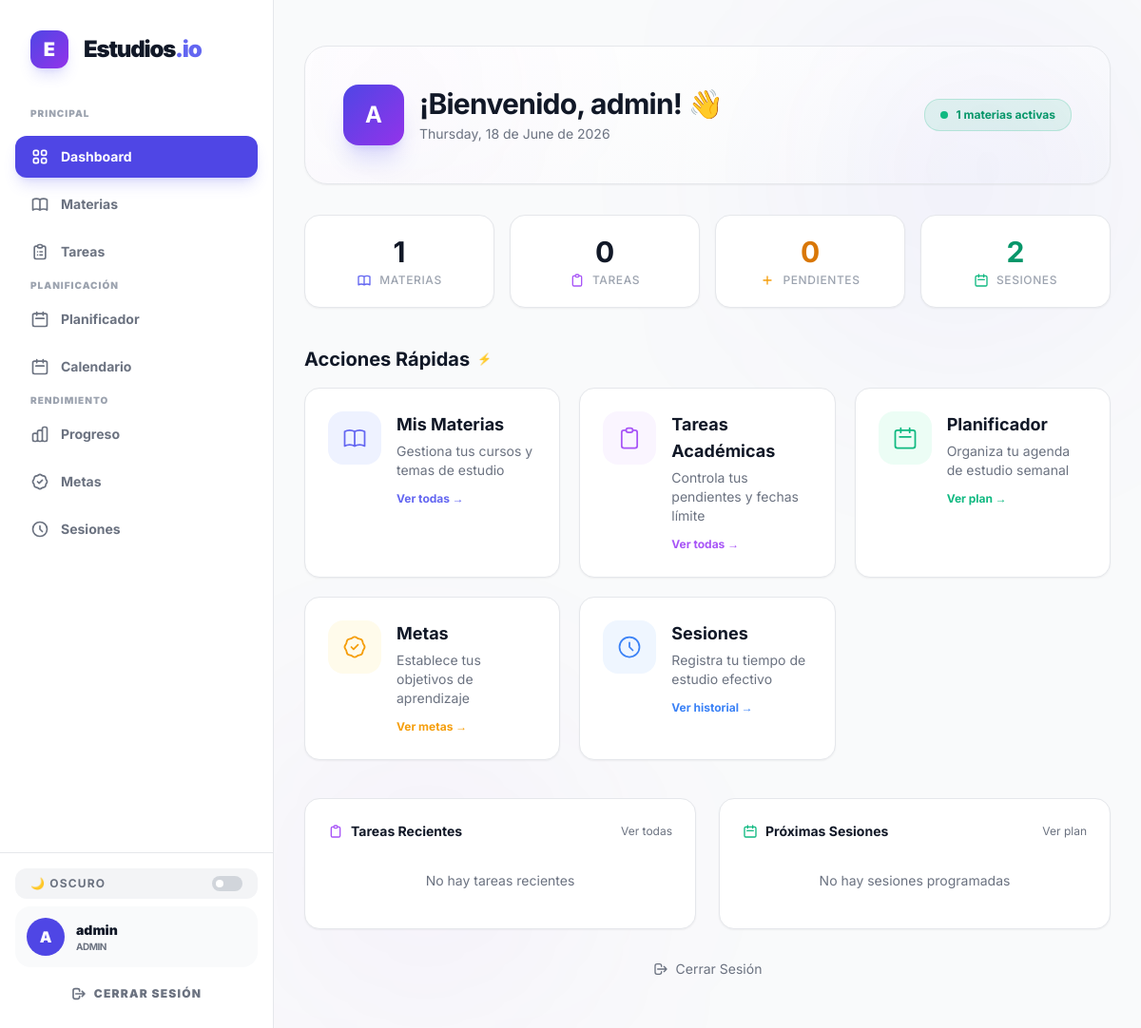
The page /dashboard (signed in) on the database as committed earlier.
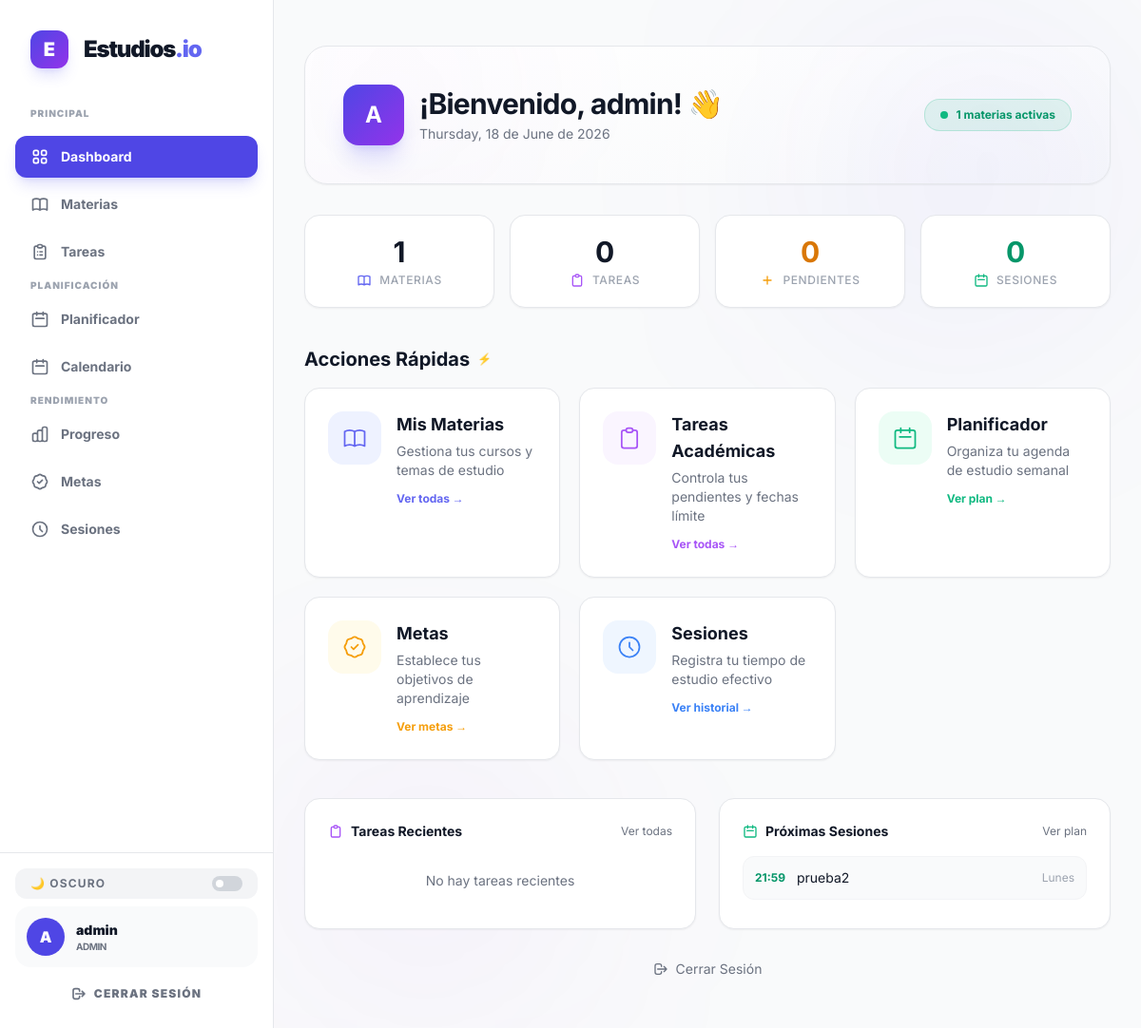
The same page on the database as committed later.
### app/models/study.py (models this page shows)
class Schedule(db.Model):
    __tablename__ = "schedules"
    id = db.Column(db.Integer, primary_key=True)
    day_of_week = db.Column(db.Integer, nullable=False) # 0=Monday, 6=Sunday
    start_time = db.Column(db.Time, nullable=False)
    end_time = db.Column(db.Time, nullable=False)
    subject_id = db.Column(db.Integer, db.ForeignKey('subjects.id'), nullable=False)
    user_id = db.Column(db.Integer, db.ForeignKey('users.id'), nullable=False)
    subject = db.relationship('Subject', backref=db.backref('schedules', lazy=True))
    user = db.relationship('User', backref=db.backref('schedules', lazy=True))

class Subject(db.Model):
    __tablename__ = "subjects"
    id = db.Column(db.Integer, primary_key=True)
    name = db.Column(db.String(100), nullable=False)
    description = db.Column(db.Text, nullable=True)
    category = db.Column(db.String(50), nullable=True) # ej: Programación, Inglés, etc.
    user_id = db.Column(db.Integer, db.ForeignKey('users.id'), nullable=False)
    tasks = db.relationship('Task', backref='subject', lazy=True, cascade="all, delete-orphan")
    topics = db.relationship('Topic', backref='subject', lazy=True, cascade="all, delete-orphan")

### app/api/main.py (the view)
@main_bp.route('/dashboard')
@login_required
def inicio():
    total_subjects = Subject.query.filter_by(user_id=current_user.id).count()
    total_tasks = Task.query.join(Subject).filter(Subject.user_id == current_user.id).count()
    pending_tasks = Task.query.join(Subject).filter(Subject.user_id == current_user.id, Task.status != 'completed').count()
    total_sessions = StudySession.query.filter_by(user_id=current_user.id).count()
    recent_tasks = Task.query.join(Subject).filter(Subject.user_id == current_user.id).order_by(Task.created_at.desc()).limit(5).all()
    upcoming_sessions = Schedule.query.filter_by(user_id=current_user.id).limit(5).all()
    days_names = ['Lunes', 'Martes', 'Miércoles', 'Jueves', 'Viernes', 'Sábado', 'Domingo']
    return render_template('main/index.html',
                           total_subjects=total_subjects,
                           total_tasks=total_tasks,
                           pending_tasks=pending_tasks,
                           total_sessions=total_sessions,
                           recent_tasks=recent_tasks,
                           upcoming_sessions=upcoming_sessions,
                           days_names=days_names,
                           now=datetime.utcnow())

### app/templates/main/index.html (shortened to what the changed rows need)
{% extends base_template %} {% block title %}Dashboard - Estudios.io{% endblock %}
{% block content %}
<div class="max-w-7xl mx-auto px-4 sm:px-6 lg:px-8 py-12 w-full relative">
  <div
    class="relative bg-gradient-to-br from-white to-gray-50/50 dark:from-gray-900/80 dark:to-gray-800/80 border border-gray-200 dark:border-gray-800/50 rounded-3xl p-8 md:p-10 mb-8 overflow-hidden shadow-sm dark:shadow-none"
  >
    <div
      class="relative flex flex-col md:flex-row md:items-center justify-between gap-4"
    >
      <div class="flex items-center gap-4">
        <div>
          <h1 class="text-2xl md:text-3xl font-bold text-gray-900 dark:text-white tracking-tight">
            ¡Bienvenido, {{ current_user.username }}! 👋
          </h1>
        </div>
      </div>
    </div>
  </div>
  <div class="grid grid-cols-2 md:grid-cols-4 gap-4 mb-10">
    <div
      class="bg-white dark:bg-gray-900/50 border border-gray-200 dark:border-gray-800/50 rounded-2xl p-5 text-center hover:border-emerald-500/30 transition-all duration-300 shadow-sm dark:shadow-none group"
    >
      <div
        class="text-3xl font-bold text-emerald-600 dark:text-emerald-400 group-hover:text-emerald-700 dark:group-hover:text-emerald-300 transition-colors"
      >
        {{ total_sessions }}
      </div>
      <div class="flex items-center justify-center gap-2 mt-1">
        <svg
          class="w-4 h-4 text-emerald-500 dark:text-emerald-400"
          fill="none"
          viewBox="0 0 24 24"
          stroke="currentColor"
          stroke-width="2"
        >
          <path
            stroke-linecap="round"
            stroke-linejoin="round"
            d="M8 7V3m8 4V3m-9 8h10M5 21h14a2 2 0 002-2V7a2 2 0 00-2-2H5a2 2 0 00-2 2v12a2 2 0 002 2z"
          />
        </svg>
        <span class="text-xs text-gray-400 dark:text-gray-500 font-medium uppercase tracking-wider"
          >Sesiones</span
        >
      </div>
    </div>
  </div>
  <h2 class="text-xl font-bold text-gray-900 dark:text-white mb-4 flex items-center gap-2">
    <span>Acciones Rápidas</span>
    <span class="text-xs text-gray-500 font-normal">⚡</span>
  </h2>
  <div class="grid grid-cols-1 md:grid-cols-2 gap-6">
    <div
      class="bg-white dark:bg-gradient-to-br dark:from-gray-900/50 dark:to-gray-800/50 border border-gray-200 dark:border-gray-800/50 rounded-2xl p-6 shadow-sm dark:shadow-none"
    >
      <div class="space-y-3">
        {% if upcoming_sessions %} {% for session in upcoming_sessions %}
        <div
          class="flex items-center justify-between p-3 bg-gray-50 dark:bg-gray-900/50 rounded-xl border border-gray-100 dark:border-gray-800/50"
        >
          <div class="flex items-center gap-3 min-w-0">
            <span class="text-xs font-bold text-emerald-600 dark:text-emerald-400 flex-shrink-0">
              {{ session.start_time.strftime('%H:%M') }}
            </span>
            <span class="text-sm text-gray-900 dark:text-white truncate"
              >{{ session.subject.name }}</span
            >
          </div>
          <span class="text-xs text-gray-400 dark:text-gray-500 flex-shrink-0 ml-2"
            >{{ days_names[session.day_of_week] }}</span
          >
        </div>
        {% endfor %} {% else %}
        <p class="text-sm text-gray-500 text-center py-4">
          No hay sesiones programadas
        </p>
        {% endif %}
      </div>
    </div>
  </div>
</div>
{% endblock %}

Rows that differ between the two databases and show on the page:
added Schedule: start_time "21:59", subject.name "prueba2", day_of_week "Lunes"
Other text that changed with them:
{{ total_sessions }}: "2" → "0"
text no longer shown: "No hay sesiones programadas"
